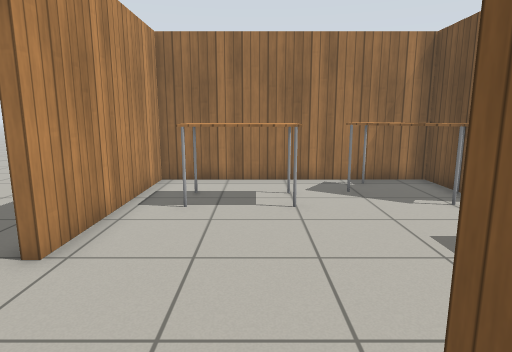
view 1 (above)

12 first-person views from a walk through a robot-simulator world made for Gazebo. The camera is 1.1 m above the floor, tilts 10° down and sees 75° across. The floor is counted in squares, 0.5 m on a side. Each view is taken from the middle of a square. On the plan, view 1 faces up. The plan holds only what a view shows up to about 19 squares ahead; the rest is blank. Gazebo's built-in surfaces are drawn with simple patterns.

view 2
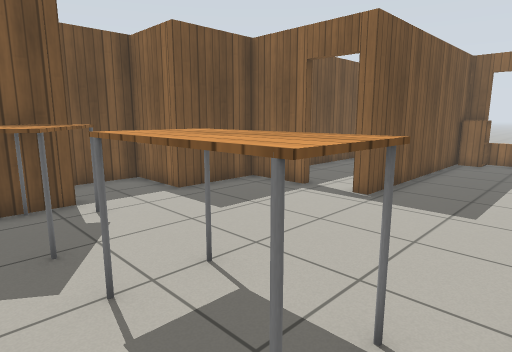

view 3
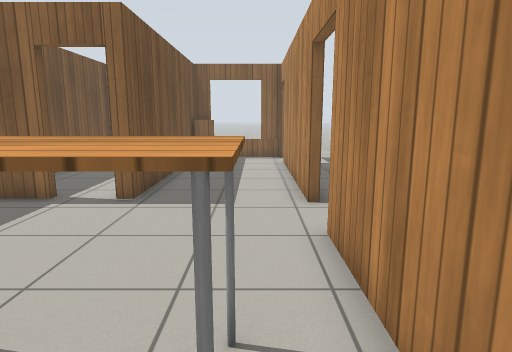

view 4
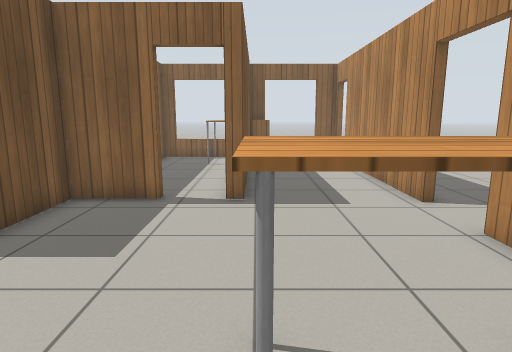

view 5
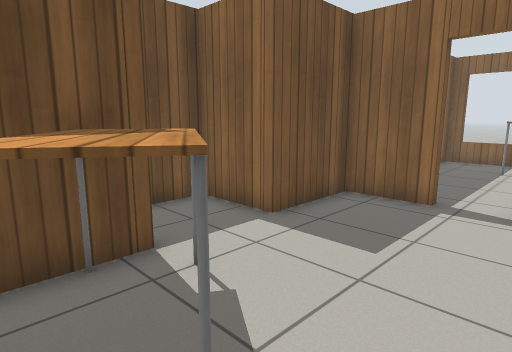

view 6
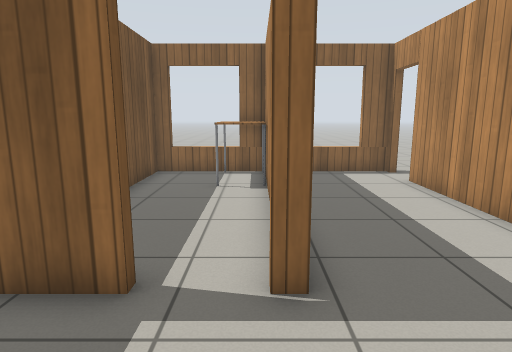

view 7
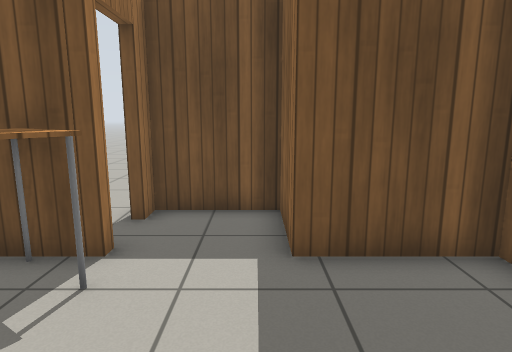

view 8
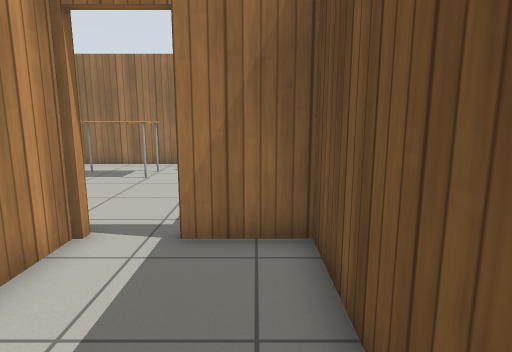

view 9
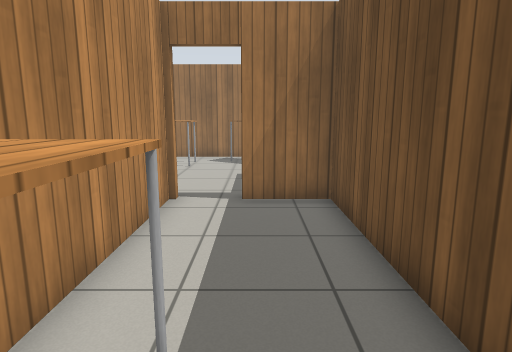

view 10
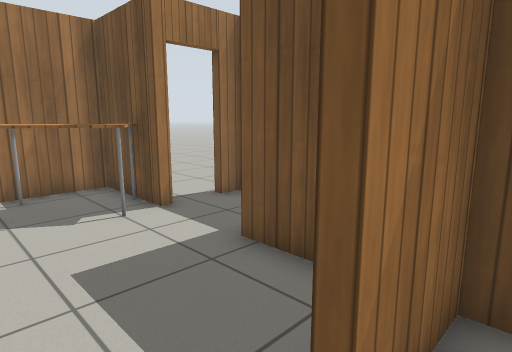

view 11
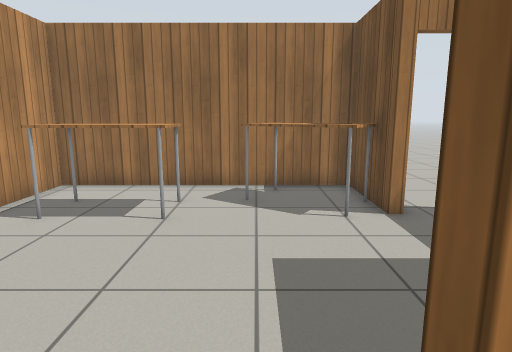

view 12
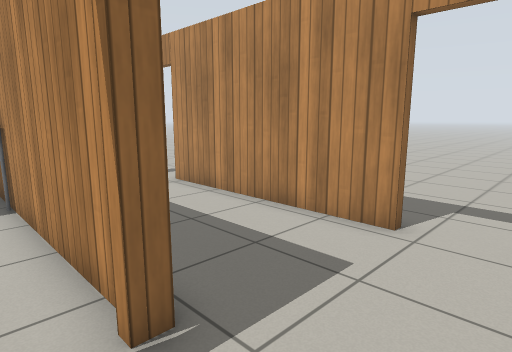

### Floor plan
Ten units are one square. View 1 is at (0, 0); x grows to the right and y downward. Boxes are objects, and circles mark ways between rooms. Rooms are numbered by the first view taken in them; rooms with no view inside come last. Other rooms are left out.
<svg viewBox="-40 -122 132 203">
<path fill="none" stroke="#000" d="M35 -21 60 -21 60 -54 87 -54 87 -84 79 -84M-34 -25 -34 55M65 -84 60 -84 60 -117 -34 -117 -34 -49M13 45 13 -21 16 -21M15 76 25 76M-35 76 14 76M25 76 60 76 60 -18 35 -18M16 -21 16 45"/>
<rect x="-25" y="-95" width="40" height="20" fill="#bbb"><title>table</title></rect>
<rect x="5" y="65" width="10" height="10" fill="#bbb"><title>cabinet</title></rect>
<rect x="15" y="45" width="20" height="30" fill="#bbb"><title>table</title></rect>
<rect x="25" y="-115" width="30" height="40" fill="#bbb"><title>table</title></rect>
<circle cx="15" cy="60" r="3" fill="#2a7"/>
<circle cx="25" cy="-20" r="3" fill="#2a7"/>
<text x="10" y="-40">1</text>
<text x="40" y="30">2</text>
</svg>
Room 1 opens to room 2.

Where each view was taken, in squares from view 1:
view 1: 0 up, 0 right, facing up
view 2: 11 up, 3 left, facing down-right
view 3: 11 up, 2 left, facing down
view 4: 11 up, 1 right, facing down
view 5: 11 up, 1 right, facing down-right
view 6: 6 up, 2 right, facing down
view 7: 6 up, 1 right, facing right
view 8: 4 down, 5 right, facing up
view 9: 7 down, 4 right, facing up
view 10: 1 up, 2 right, facing up-right
view 11: 1 up, 3 right, facing up
view 12: 5 up, 3 right, facing down-left
